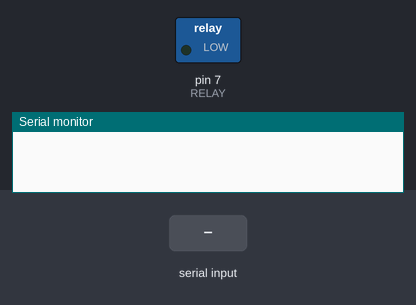
A sketch run on a simulated Arduino Uno, built with avr-gcc and run on an emulated ATmega328P. Shown: switched loads named in the sketch (green lamp = pin HIGH), the last lines printed to the serial monitor. The inputs (shaded band) are chosen by the test bench.

Above: at 1.2 s.
1.3 s: "on\n" received over Serial
At 2.5 s:
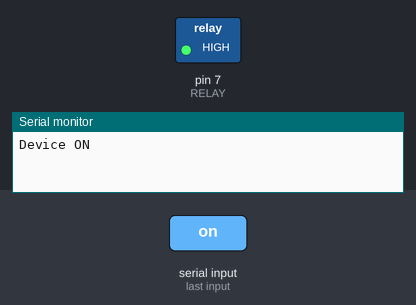
2.8 s: "off\n" received over Serial
At 3.7 s:
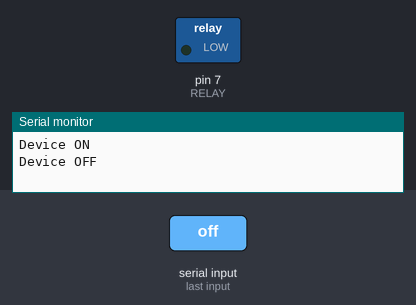
Timing chart, 0 to 5.8 s (numbered marks = the images above; inputs shaded):
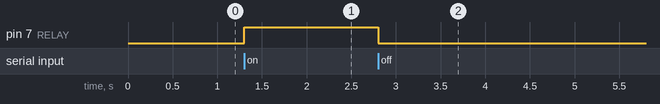

Measured:
- after the input at 1.3 s, pin 7 (RELAY): LOW → HIGH at once
- after the input at 2.8 s, pin 7 (RELAY): HIGH → LOW at once

The sketch:

speech_control.ino
```cpp
#define RELAY 7

void setup() {
  pinMode(RELAY, OUTPUT);
  Serial.begin(9600);
}

void loop() {
  if (Serial.available() > 0) {
    String command = Serial.readStringUntil('\n');
    command.trim();

    if (command == "on") {
      digitalWrite(RELAY, HIGH);
      Serial.println("Device ON");
    }
    else if (command == "off") {
      digitalWrite(RELAY, LOW);
      Serial.println("Device OFF");
    }
  }
}
```
